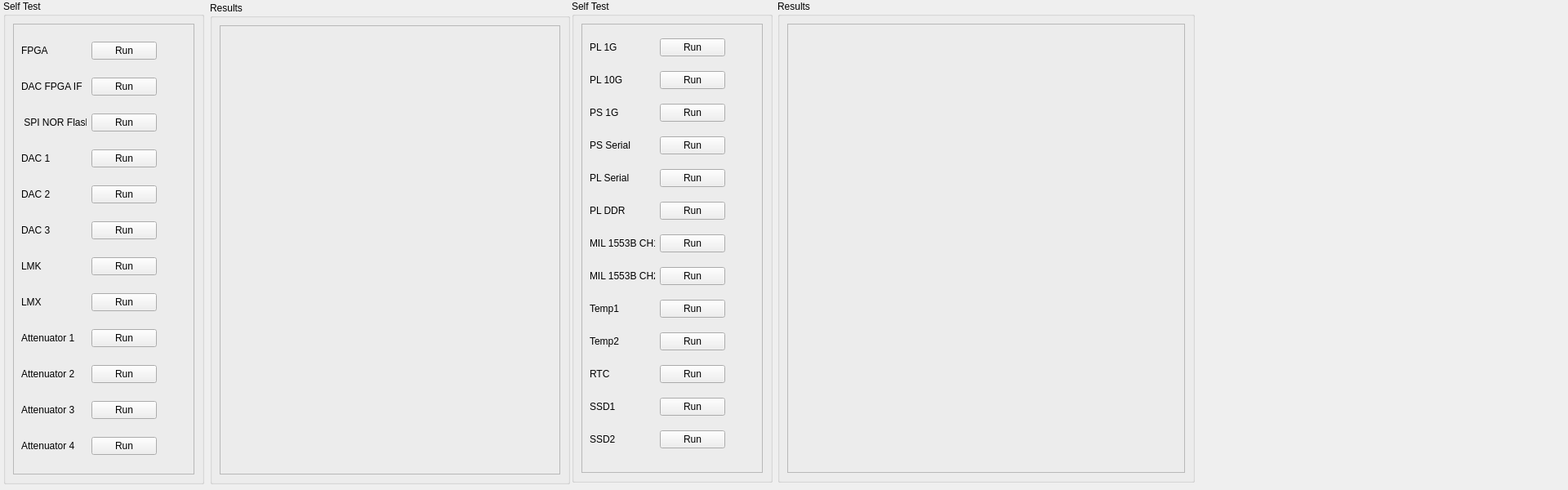
<?xml version="1.0" encoding="UTF-8"?>
<ui version="4.0">
 <class>SelfTest</class>
 <widget class="QWidget" name="SelfTest">
  <property name="geometry">
   <rect>
    <x>0</x>
    <y>0</y>
    <width>1920</width>
    <height>600</height>
   </rect>
  </property>
  <property name="windowTitle">
   <string>Form</string>
  </property>
  <widget class="QGroupBox" name="groupBox">
   <property name="geometry">
    <rect>
     <x>4</x>
     <y>0</y>
     <width>246</width>
     <height>593</height>
    </rect>
   </property>
   <property name="title">
    <string>Self Test</string>
   </property>
   <layout class="QHBoxLayout" name="horizontalLayout">
    <item>
     <widget class="QFrame" name="frame">
      <property name="frameShape">
       <enum>QFrame::Shape::StyledPanel</enum>
      </property>
      <property name="frameShadow">
       <enum>QFrame::Shadow::Raised</enum>
      </property>
      <layout class="QVBoxLayout" name="verticalLayout">
       <item>
        <layout class="QHBoxLayout" name="horizontalLayout_2">
         <item>
          <widget class="QLabel" name="label">
           <property name="text">
            <string>FPGA</string>
           </property>
          </widget>
         </item>
         <item>
          <widget class="QPushButton" name="pushButton">
           <property name="text">
            <string>Run</string>
           </property>
          </widget>
         </item>
         <item>
          <widget class="QLabel" name="label_2">
           <property name="sizePolicy">
            <sizepolicy hsizetype="Fixed" vsizetype="Fixed">
             <horstretch>0</horstretch>
             <verstretch>0</verstretch>
            </sizepolicy>
           </property>
           <property name="minimumSize">
            <size>
             <width>30</width>
             <height>30</height>
            </size>
           </property>
           <property name="maximumSize">
            <size>
             <width>30</width>
             <height>30</height>
            </size>
           </property>
           <property name="text">
            <string/>
           </property>
           <property name="pixmap">
            <pixmap resource="TargetEchoGen.qrc">:/images/led-circle-grey.png</pixmap>
           </property>
           <property name="scaledContents">
            <bool>true</bool>
           </property>
          </widget>
         </item>
        </layout>
       </item>
       <item>
        <layout class="QHBoxLayout" name="horizontalLayout_3">
         <item>
          <widget class="QLabel" name="label_17">
           <property name="text">
            <string>DAC FPGA IF</string>
           </property>
          </widget>
         </item>
         <item>
          <widget class="QPushButton" name="pushButton_9">
           <property name="text">
            <string>Run</string>
           </property>
          </widget>
         </item>
         <item>
          <widget class="QLabel" name="label_18">
           <property name="sizePolicy">
            <sizepolicy hsizetype="Fixed" vsizetype="Fixed">
             <horstretch>0</horstretch>
             <verstretch>0</verstretch>
            </sizepolicy>
           </property>
           <property name="minimumSize">
            <size>
             <width>30</width>
             <height>30</height>
            </size>
           </property>
           <property name="maximumSize">
            <size>
             <width>30</width>
             <height>30</height>
            </size>
           </property>
           <property name="text">
            <string/>
           </property>
           <property name="pixmap">
            <pixmap resource="TargetEchoGen.qrc">:/images/led-circle-grey.png</pixmap>
           </property>
           <property name="scaledContents">
            <bool>true</bool>
           </property>
          </widget>
         </item>
        </layout>
       </item>
       <item>
        <layout class="QHBoxLayout" name="horizontalLayout_4">
         <item>
          <widget class="QLabel" name="label_19">
           <property name="text">
            <string> SPI NOR Flash</string>
           </property>
          </widget>
         </item>
         <item>
          <widget class="QPushButton" name="pushButton_10">
           <property name="text">
            <string>Run</string>
           </property>
          </widget>
         </item>
         <item>
          <widget class="QLabel" name="label_65">
           <property name="sizePolicy">
            <sizepolicy hsizetype="Fixed" vsizetype="Fixed">
             <horstretch>0</horstretch>
             <verstretch>0</verstretch>
            </sizepolicy>
           </property>
           <property name="minimumSize">
            <size>
             <width>30</width>
             <height>30</height>
            </size>
           </property>
           <property name="maximumSize">
            <size>
             <width>30</width>
             <height>30</height>
            </size>
           </property>
           <property name="text">
            <string/>
           </property>
           <property name="pixmap">
            <pixmap resource="TargetEchoGen.qrc">:/images/led-circle-grey.png</pixmap>
           </property>
           <property name="scaledContents">
            <bool>true</bool>
           </property>
          </widget>
         </item>
        </layout>
       </item>
       <item>
        <layout class="QHBoxLayout" name="horizontalLayout_5">
         <item>
          <widget class="QLabel" name="label_21">
           <property name="text">
            <string>DAC 1</string>
           </property>
          </widget>
         </item>
         <item>
          <widget class="QPushButton" name="pushButton_11">
           <property name="text">
            <string>Run</string>
           </property>
          </widget>
         </item>
         <item>
          <widget class="QLabel" name="label_66">
           <property name="sizePolicy">
            <sizepolicy hsizetype="Fixed" vsizetype="Fixed">
             <horstretch>0</horstretch>
             <verstretch>0</verstretch>
            </sizepolicy>
           </property>
           <property name="minimumSize">
            <size>
             <width>30</width>
             <height>30</height>
            </size>
           </property>
           <property name="maximumSize">
            <size>
             <width>30</width>
             <height>30</height>
            </size>
           </property>
           <property name="text">
            <string/>
           </property>
           <property name="pixmap">
            <pixmap resource="TargetEchoGen.qrc">:/images/led-circle-grey.png</pixmap>
           </property>
           <property name="scaledContents">
            <bool>true</bool>
           </property>
          </widget>
         </item>
        </layout>
       </item>
       <item>
        <layout class="QHBoxLayout" name="horizontalLayout_6">
         <item>
          <widget class="QLabel" name="label_23">
           <property name="text">
            <string>DAC 2</string>
           </property>
          </widget>
         </item>
         <item>
          <widget class="QPushButton" name="pushButton_12">
           <property name="text">
            <string>Run</string>
           </property>
          </widget>
         </item>
         <item>
          <widget class="QLabel" name="label_67">
           <property name="sizePolicy">
            <sizepolicy hsizetype="Fixed" vsizetype="Fixed">
             <horstretch>0</horstretch>
             <verstretch>0</verstretch>
            </sizepolicy>
           </property>
           <property name="minimumSize">
            <size>
             <width>30</width>
             <height>30</height>
            </size>
           </property>
           <property name="maximumSize">
            <size>
             <width>30</width>
             <height>30</height>
            </size>
           </property>
           <property name="text">
            <string/>
           </property>
           <property name="pixmap">
            <pixmap resource="TargetEchoGen.qrc">:/images/led-circle-grey.png</pixmap>
           </property>
           <property name="scaledContents">
            <bool>true</bool>
           </property>
          </widget>
         </item>
        </layout>
       </item>
       <item>
        <layout class="QHBoxLayout" name="horizontalLayout_7">
         <item>
          <widget class="QLabel" name="label_25">
           <property name="text">
            <string>DAC 3</string>
           </property>
          </widget>
         </item>
         <item>
          <widget class="QPushButton" name="pushButton_13">
           <property name="text">
            <string>Run</string>
           </property>
          </widget>
         </item>
         <item>
          <widget class="QLabel" name="label_68">
           <property name="sizePolicy">
            <sizepolicy hsizetype="Fixed" vsizetype="Fixed">
             <horstretch>0</horstretch>
             <verstretch>0</verstretch>
            </sizepolicy>
           </property>
           <property name="minimumSize">
            <size>
             <width>30</width>
             <height>30</height>
            </size>
           </property>
           <property name="maximumSize">
            <size>
             <width>30</width>
             <height>30</height>
            </size>
           </property>
           <property name="text">
            <string/>
           </property>
           <property name="pixmap">
            <pixmap resource="TargetEchoGen.qrc">:/images/led-circle-grey.png</pixmap>
           </property>
           <property name="scaledContents">
            <bool>true</bool>
           </property>
          </widget>
         </item>
        </layout>
       </item>
       <item>
        <layout class="QHBoxLayout" name="horizontalLayout_10">
         <item>
          <widget class="QLabel" name="label_31">
           <property name="text">
            <string>LMK </string>
           </property>
          </widget>
         </item>
         <item>
          <widget class="QPushButton" name="pushButton_16">
           <property name="text">
            <string>Run</string>
           </property>
          </widget>
         </item>
         <item>
          <widget class="QLabel" name="label_69">
           <property name="sizePolicy">
            <sizepolicy hsizetype="Fixed" vsizetype="Fixed">
             <horstretch>0</horstretch>
             <verstretch>0</verstretch>
            </sizepolicy>
           </property>
           <property name="minimumSize">
            <size>
             <width>30</width>
             <height>30</height>
            </size>
           </property>
           <property name="maximumSize">
            <size>
             <width>30</width>
             <height>30</height>
            </size>
           </property>
           <property name="text">
            <string/>
           </property>
           <property name="pixmap">
            <pixmap resource="TargetEchoGen.qrc">:/images/led-circle-grey.png</pixmap>
           </property>
           <property name="scaledContents">
            <bool>true</bool>
           </property>
          </widget>
         </item>
        </layout>
       </item>
       <item>
        <layout class="QHBoxLayout" name="horizontalLayout_9">
         <item>
          <widget class="QLabel" name="label_29">
           <property name="text">
            <string>LMX</string>
           </property>
          </widget>
         </item>
         <item>
          <widget class="QPushButton" name="pushButton_15">
           <property name="text">
            <string>Run</string>
           </property>
          </widget>
         </item>
         <item>
          <widget class="QLabel" name="label_70">
           <property name="sizePolicy">
            <sizepolicy hsizetype="Fixed" vsizetype="Fixed">
             <horstretch>0</horstretch>
             <verstretch>0</verstretch>
            </sizepolicy>
           </property>
           <property name="minimumSize">
            <size>
             <width>30</width>
             <height>30</height>
            </size>
           </property>
           <property name="maximumSize">
            <size>
             <width>30</width>
             <height>30</height>
            </size>
           </property>
           <property name="text">
            <string/>
           </property>
           <property name="pixmap">
            <pixmap resource="TargetEchoGen.qrc">:/images/led-circle-grey.png</pixmap>
           </property>
           <property name="scaledContents">
            <bool>true</bool>
           </property>
          </widget>
         </item>
        </layout>
       </item>
       <item>
        <layout class="QHBoxLayout" name="horizontalLayout_8">
         <item>
          <widget class="QLabel" name="label_27">
           <property name="text">
            <string>Attenuator 1</string>
           </property>
          </widget>
         </item>
         <item>
          <widget class="QPushButton" name="pushButton_14">
           <property name="text">
            <string>Run</string>
           </property>
          </widget>
         </item>
         <item>
          <widget class="QLabel" name="label_71">
           <property name="sizePolicy">
            <sizepolicy hsizetype="Fixed" vsizetype="Fixed">
             <horstretch>0</horstretch>
             <verstretch>0</verstretch>
            </sizepolicy>
           </property>
           <property name="minimumSize">
            <size>
             <width>30</width>
             <height>30</height>
            </size>
           </property>
           <property name="maximumSize">
            <size>
             <width>30</width>
             <height>30</height>
            </size>
           </property>
           <property name="text">
            <string/>
           </property>
           <property name="pixmap">
            <pixmap resource="TargetEchoGen.qrc">:/images/led-circle-grey.png</pixmap>
           </property>
           <property name="scaledContents">
            <bool>true</bool>
           </property>
          </widget>
         </item>
        </layout>
       </item>
       <item>
        <layout class="QHBoxLayout" name="horizontalLayout_13">
         <item>
          <widget class="QLabel" name="label_37">
           <property name="text">
            <string>Attenuator 2</string>
           </property>
          </widget>
         </item>
         <item>
          <widget class="QPushButton" name="pushButton_19">
           <property name="text">
            <string>Run</string>
           </property>
          </widget>
         </item>
         <item>
          <widget class="QLabel" name="label_72">
           <property name="sizePolicy">
            <sizepolicy hsizetype="Fixed" vsizetype="Fixed">
             <horstretch>0</horstretch>
             <verstretch>0</verstretch>
            </sizepolicy>
           </property>
           <property name="minimumSize">
            <size>
             <width>30</width>
             <height>30</height>
            </size>
           </property>
           <property name="maximumSize">
            <size>
             <width>30</width>
             <height>30</height>
            </size>
           </property>
           <property name="text">
            <string/>
           </property>
           <property name="pixmap">
            <pixmap resource="TargetEchoGen.qrc">:/images/led-circle-grey.png</pixmap>
           </property>
           <property name="scaledContents">
            <bool>true</bool>
           </property>
          </widget>
         </item>
        </layout>
       </item>
       <item>
        <layout class="QHBoxLayout" name="horizontalLayout_12">
         <item>
          <widget class="QLabel" name="label_35">
           <property name="text">
            <string>Attenuator 3</string>
           </property>
          </widget>
         </item>
         <item>
          <widget class="QPushButton" name="pushButton_18">
           <property name="text">
            <string>Run</string>
           </property>
          </widget>
         </item>
         <item>
          <widget class="QLabel" name="label_73">
           <property name="sizePolicy">
            <sizepolicy hsizetype="Fixed" vsizetype="Fixed">
             <horstretch>0</horstretch>
             <verstretch>0</verstretch>
            </sizepolicy>
           </property>
           <property name="minimumSize">
            <size>
             <width>30</width>
             <height>30</height>
            </size>
           </property>
           <property name="maximumSize">
            <size>
             <width>30</width>
             <height>30</height>
            </size>
           </property>
           <property name="text">
            <string/>
           </property>
           <property name="pixmap">
            <pixmap resource="TargetEchoGen.qrc">:/images/led-circle-grey.png</pixmap>
           </property>
           <property name="scaledContents">
            <bool>true</bool>
           </property>
          </widget>
         </item>
        </layout>
       </item>
       <item>
        <layout class="QHBoxLayout" name="horizontalLayout_11">
         <item>
          <widget class="QLabel" name="label_33">
           <property name="text">
            <string>Attenuator 4</string>
           </property>
          </widget>
         </item>
         <item>
          <widget class="QPushButton" name="pushButton_17">
           <property name="text">
            <string>Run</string>
           </property>
          </widget>
         </item>
         <item>
          <widget class="QLabel" name="label_74">
           <property name="sizePolicy">
            <sizepolicy hsizetype="Fixed" vsizetype="Fixed">
             <horstretch>0</horstretch>
             <verstretch>0</verstretch>
            </sizepolicy>
           </property>
           <property name="minimumSize">
            <size>
             <width>30</width>
             <height>30</height>
            </size>
           </property>
           <property name="maximumSize">
            <size>
             <width>30</width>
             <height>30</height>
            </size>
           </property>
           <property name="text">
            <string/>
           </property>
           <property name="pixmap">
            <pixmap resource="TargetEchoGen.qrc">:/images/led-circle-grey.png</pixmap>
           </property>
           <property name="scaledContents">
            <bool>true</bool>
           </property>
          </widget>
         </item>
        </layout>
       </item>
      </layout>
     </widget>
    </item>
   </layout>
  </widget>
  <widget class="QGroupBox" name="groupBox_2">
   <property name="geometry">
    <rect>
     <x>257</x>
     <y>2</y>
     <width>441</width>
     <height>591</height>
    </rect>
   </property>
   <property name="title">
    <string>Results</string>
   </property>
   <layout class="QVBoxLayout" name="verticalLayout_3">
    <item>
     <widget class="QFrame" name="frame_3">
      <property name="frameShape">
       <enum>QFrame::Shape::StyledPanel</enum>
      </property>
      <property name="frameShadow">
       <enum>QFrame::Shadow::Raised</enum>
      </property>
     </widget>
    </item>
   </layout>
  </widget>
  <widget class="QGroupBox" name="groupBox_3">
   <property name="geometry">
    <rect>
     <x>700</x>
     <y>0</y>
     <width>246</width>
     <height>591</height>
    </rect>
   </property>
   <property name="title">
    <string>Self Test</string>
   </property>
   <layout class="QHBoxLayout" name="horizontalLayout_27">
    <item>
     <widget class="QFrame" name="frame_2">
      <property name="frameShape">
       <enum>QFrame::Shape::StyledPanel</enum>
      </property>
      <property name="frameShadow">
       <enum>QFrame::Shadow::Raised</enum>
      </property>
      <layout class="QVBoxLayout" name="verticalLayout_2">
       <item>
        <layout class="QHBoxLayout" name="horizontalLayout_40">
         <item>
          <widget class="QLabel" name="label_48">
           <property name="text">
            <string>PL 1G</string>
           </property>
          </widget>
         </item>
         <item>
          <widget class="QPushButton" name="pushButton_45">
           <property name="text">
            <string>Run</string>
           </property>
          </widget>
         </item>
         <item>
          <widget class="QLabel" name="label_98">
           <property name="sizePolicy">
            <sizepolicy hsizetype="Fixed" vsizetype="Fixed">
             <horstretch>0</horstretch>
             <verstretch>0</verstretch>
            </sizepolicy>
           </property>
           <property name="minimumSize">
            <size>
             <width>30</width>
             <height>30</height>
            </size>
           </property>
           <property name="maximumSize">
            <size>
             <width>30</width>
             <height>30</height>
            </size>
           </property>
           <property name="text">
            <string/>
           </property>
           <property name="pixmap">
            <pixmap resource="TargetEchoGen.qrc">:/images/led-circle-grey.png</pixmap>
           </property>
           <property name="scaledContents">
            <bool>true</bool>
           </property>
          </widget>
         </item>
        </layout>
       </item>
       <item>
        <layout class="QHBoxLayout" name="horizontalLayout_41">
         <item>
          <widget class="QLabel" name="label_50">
           <property name="text">
            <string>PL 10G</string>
           </property>
          </widget>
         </item>
         <item>
          <widget class="QPushButton" name="pushButton_46">
           <property name="text">
            <string>Run</string>
           </property>
          </widget>
         </item>
         <item>
          <widget class="QLabel" name="label_99">
           <property name="sizePolicy">
            <sizepolicy hsizetype="Fixed" vsizetype="Fixed">
             <horstretch>0</horstretch>
             <verstretch>0</verstretch>
            </sizepolicy>
           </property>
           <property name="minimumSize">
            <size>
             <width>30</width>
             <height>30</height>
            </size>
           </property>
           <property name="maximumSize">
            <size>
             <width>30</width>
             <height>30</height>
            </size>
           </property>
           <property name="text">
            <string/>
           </property>
           <property name="pixmap">
            <pixmap resource="TargetEchoGen.qrc">:/images/led-circle-grey.png</pixmap>
           </property>
           <property name="scaledContents">
            <bool>true</bool>
           </property>
          </widget>
         </item>
        </layout>
       </item>
       <item>
        <layout class="QHBoxLayout" name="horizontalLayout_42">
         <item>
          <widget class="QLabel" name="label_52">
           <property name="text">
            <string>PS 1G</string>
           </property>
          </widget>
         </item>
         <item>
          <widget class="QPushButton" name="pushButton_47">
           <property name="text">
            <string>Run</string>
           </property>
          </widget>
         </item>
         <item>
          <widget class="QLabel" name="label_100">
           <property name="sizePolicy">
            <sizepolicy hsizetype="Fixed" vsizetype="Fixed">
             <horstretch>0</horstretch>
             <verstretch>0</verstretch>
            </sizepolicy>
           </property>
           <property name="minimumSize">
            <size>
             <width>30</width>
             <height>30</height>
            </size>
           </property>
           <property name="maximumSize">
            <size>
             <width>30</width>
             <height>30</height>
            </size>
           </property>
           <property name="text">
            <string/>
           </property>
           <property name="pixmap">
            <pixmap resource="TargetEchoGen.qrc">:/images/led-circle-grey.png</pixmap>
           </property>
           <property name="scaledContents">
            <bool>true</bool>
           </property>
          </widget>
         </item>
        </layout>
       </item>
       <item>
        <layout class="QHBoxLayout" name="horizontalLayout_43">
         <item>
          <widget class="QLabel" name="label_54">
           <property name="text">
            <string>PS Serial</string>
           </property>
          </widget>
         </item>
         <item>
          <widget class="QPushButton" name="pushButton_48">
           <property name="text">
            <string>Run</string>
           </property>
          </widget>
         </item>
         <item>
          <widget class="QLabel" name="label_101">
           <property name="sizePolicy">
            <sizepolicy hsizetype="Fixed" vsizetype="Fixed">
             <horstretch>0</horstretch>
             <verstretch>0</verstretch>
            </sizepolicy>
           </property>
           <property name="minimumSize">
            <size>
             <width>30</width>
             <height>30</height>
            </size>
           </property>
           <property name="maximumSize">
            <size>
             <width>30</width>
             <height>30</height>
            </size>
           </property>
           <property name="text">
            <string/>
           </property>
           <property name="pixmap">
            <pixmap resource="TargetEchoGen.qrc">:/images/led-circle-grey.png</pixmap>
           </property>
           <property name="scaledContents">
            <bool>true</bool>
           </property>
          </widget>
         </item>
        </layout>
       </item>
       <item>
        <layout class="QHBoxLayout" name="horizontalLayout_44">
         <item>
          <widget class="QLabel" name="label_56">
           <property name="text">
            <string>PL Serial</string>
           </property>
          </widget>
         </item>
         <item>
          <widget class="QPushButton" name="pushButton_49">
           <property name="text">
            <string>Run</string>
           </property>
          </widget>
         </item>
         <item>
          <widget class="QLabel" name="label_102">
           <property name="sizePolicy">
            <sizepolicy hsizetype="Fixed" vsizetype="Fixed">
             <horstretch>0</horstretch>
             <verstretch>0</verstretch>
            </sizepolicy>
           </property>
           <property name="minimumSize">
            <size>
             <width>30</width>
             <height>30</height>
            </size>
           </property>
           <property name="maximumSize">
            <size>
             <width>30</width>
             <height>30</height>
            </size>
           </property>
           <property name="text">
            <string/>
           </property>
           <property name="pixmap">
            <pixmap resource="TargetEchoGen.qrc">:/images/led-circle-grey.png</pixmap>
           </property>
           <property name="scaledContents">
            <bool>true</bool>
           </property>
          </widget>
         </item>
        </layout>
       </item>
       <item>
        <layout class="QHBoxLayout" name="horizontalLayout_45">
         <item>
          <widget class="QLabel" name="label_58">
           <property name="text">
            <string>PL DDR</string>
           </property>
          </widget>
         </item>
         <item>
          <widget class="QPushButton" name="pushButton_50">
           <property name="text">
            <string>Run</string>
           </property>
          </widget>
         </item>
         <item>
          <widget class="QLabel" name="label_103">
           <property name="sizePolicy">
            <sizepolicy hsizetype="Fixed" vsizetype="Fixed">
             <horstretch>0</horstretch>
             <verstretch>0</verstretch>
            </sizepolicy>
           </property>
           <property name="minimumSize">
            <size>
             <width>30</width>
             <height>30</height>
            </size>
           </property>
           <property name="maximumSize">
            <size>
             <width>20</width>
             <height>20</height>
            </size>
           </property>
           <property name="text">
            <string/>
           </property>
           <property name="pixmap">
            <pixmap resource="TargetEchoGen.qrc">:/images/led-circle-grey.png</pixmap>
           </property>
           <property name="scaledContents">
            <bool>true</bool>
           </property>
          </widget>
         </item>
        </layout>
       </item>
       <item>
        <layout class="QHBoxLayout" name="horizontalLayout_46">
         <item>
          <widget class="QLabel" name="label_60">
           <property name="text">
            <string>MIL 1553B CH1</string>
           </property>
          </widget>
         </item>
         <item>
          <widget class="QPushButton" name="pushButton_51">
           <property name="text">
            <string>Run</string>
           </property>
          </widget>
         </item>
         <item>
          <widget class="QLabel" name="label_104">
           <property name="sizePolicy">
            <sizepolicy hsizetype="Fixed" vsizetype="Fixed">
             <horstretch>0</horstretch>
             <verstretch>0</verstretch>
            </sizepolicy>
           </property>
           <property name="minimumSize">
            <size>
             <width>30</width>
             <height>30</height>
            </size>
           </property>
           <property name="maximumSize">
            <size>
             <width>30</width>
             <height>30</height>
            </size>
           </property>
           <property name="text">
            <string/>
           </property>
           <property name="pixmap">
            <pixmap resource="TargetEchoGen.qrc">:/images/led-circle-grey.png</pixmap>
           </property>
           <property name="scaledContents">
            <bool>true</bool>
           </property>
          </widget>
         </item>
        </layout>
       </item>
       <item>
        <layout class="QHBoxLayout" name="horizontalLayout_47">
         <item>
          <widget class="QLabel" name="label_62">
           <property name="text">
            <string>MIL 1553B CH2</string>
           </property>
          </widget>
         </item>
         <item>
          <widget class="QPushButton" name="pushButton_52">
           <property name="text">
            <string>Run</string>
           </property>
          </widget>
         </item>
         <item>
          <widget class="QLabel" name="label_105">
           <property name="sizePolicy">
            <sizepolicy hsizetype="Fixed" vsizetype="Fixed">
             <horstretch>0</horstretch>
             <verstretch>0</verstretch>
            </sizepolicy>
           </property>
           <property name="minimumSize">
            <size>
             <width>30</width>
             <height>30</height>
            </size>
           </property>
           <property name="maximumSize">
            <size>
             <width>30</width>
             <height>30</height>
            </size>
           </property>
           <property name="text">
            <string/>
           </property>
           <property name="pixmap">
            <pixmap resource="TargetEchoGen.qrc">:/images/led-circle-grey.png</pixmap>
           </property>
           <property name="scaledContents">
            <bool>true</bool>
           </property>
          </widget>
         </item>
        </layout>
       </item>
       <item>
        <layout class="QHBoxLayout" name="horizontalLayout_48">
         <item>
          <widget class="QLabel" name="label_64">
           <property name="text">
            <string>Temp1</string>
           </property>
          </widget>
         </item>
         <item>
          <widget class="QPushButton" name="pushButton_53">
           <property name="text">
            <string>Run</string>
           </property>
          </widget>
         </item>
         <item>
          <widget class="QLabel" name="label_106">
           <property name="sizePolicy">
            <sizepolicy hsizetype="Fixed" vsizetype="Fixed">
             <horstretch>0</horstretch>
             <verstretch>0</verstretch>
            </sizepolicy>
           </property>
           <property name="maximumSize">
            <size>
             <width>30</width>
             <height>30</height>
            </size>
           </property>
           <property name="text">
            <string/>
           </property>
           <property name="pixmap">
            <pixmap resource="TargetEchoGen.qrc">:/images/led-circle-grey.png</pixmap>
           </property>
           <property name="scaledContents">
            <bool>true</bool>
           </property>
          </widget>
         </item>
        </layout>
       </item>
       <item>
        <layout class="QHBoxLayout" name="horizontalLayout_49">
         <item>
          <widget class="QLabel" name="label_107">
           <property name="text">
            <string>Temp2</string>
           </property>
          </widget>
         </item>
         <item>
          <widget class="QPushButton" name="pushButton_54">
           <property name="text">
            <string>Run</string>
           </property>
          </widget>
         </item>
         <item>
          <widget class="QLabel" name="label_108">
           <property name="sizePolicy">
            <sizepolicy hsizetype="Fixed" vsizetype="Fixed">
             <horstretch>0</horstretch>
             <verstretch>0</verstretch>
            </sizepolicy>
           </property>
           <property name="minimumSize">
            <size>
             <width>30</width>
             <height>30</height>
            </size>
           </property>
           <property name="maximumSize">
            <size>
             <width>30</width>
             <height>30</height>
            </size>
           </property>
           <property name="text">
            <string/>
           </property>
           <property name="pixmap">
            <pixmap resource="TargetEchoGen.qrc">:/images/led-circle-grey.png</pixmap>
           </property>
           <property name="scaledContents">
            <bool>true</bool>
           </property>
          </widget>
         </item>
        </layout>
       </item>
       <item>
        <layout class="QHBoxLayout" name="horizontalLayout_50">
         <item>
          <widget class="QLabel" name="label_109">
           <property name="text">
            <string>RTC</string>
           </property>
          </widget>
         </item>
         <item>
          <widget class="QPushButton" name="pushButton_55">
           <property name="text">
            <string>Run</string>
           </property>
          </widget>
         </item>
         <item>
          <widget class="QLabel" name="label_110">
           <property name="sizePolicy">
            <sizepolicy hsizetype="Fixed" vsizetype="Fixed">
             <horstretch>0</horstretch>
             <verstretch>0</verstretch>
            </sizepolicy>
           </property>
           <property name="minimumSize">
            <size>
             <width>30</width>
             <height>30</height>
            </size>
           </property>
           <property name="maximumSize">
            <size>
             <width>30</width>
             <height>30</height>
            </size>
           </property>
           <property name="text">
            <string/>
           </property>
           <property name="pixmap">
            <pixmap resource="TargetEchoGen.qrc">:/images/led-circle-grey.png</pixmap>
           </property>
           <property name="scaledContents">
            <bool>true</bool>
           </property>
          </widget>
         </item>
        </layout>
       </item>
       <item>
        <layout class="QHBoxLayout" name="horizontalLayout_51">
         <item>
          <widget class="QLabel" name="label_111">
           <property name="text">
            <string>SSD1</string>
           </property>
          </widget>
         </item>
         <item>
          <widget class="QPushButton" name="pushButton_56">
           <property name="text">
            <string>Run</string>
           </property>
          </widget>
         </item>
         <item>
          <widget class="QLabel" name="label_112">
           <property name="sizePolicy">
            <sizepolicy hsizetype="Fixed" vsizetype="Fixed">
             <horstretch>0</horstretch>
             <verstretch>0</verstretch>
            </sizepolicy>
           </property>
           <property name="minimumSize">
            <size>
             <width>30</width>
             <height>30</height>
            </size>
           </property>
           <property name="maximumSize">
            <size>
             <width>30</width>
             <height>30</height>
            </size>
           </property>
           <property name="text">
            <string/>
           </property>
           <property name="pixmap">
            <pixmap resource="TargetEchoGen.qrc">:/images/led-circle-grey.png</pixmap>
           </property>
           <property name="scaledContents">
            <bool>true</bool>
           </property>
          </widget>
         </item>
        </layout>
       </item>
       <item>
        <layout class="QHBoxLayout" name="horizontalLayout_52">
         <item>
          <widget class="QLabel" name="label_113">
           <property name="text">
            <string>SSD2</string>
           </property>
          </widget>
         </item>
         <item>
          <widget class="QPushButton" name="pushButton_57">
           <property name="text">
            <string>Run</string>
           </property>
          </widget>
         </item>
         <item>
          <widget class="QLabel" name="label_114">
           <property name="sizePolicy">
            <sizepolicy hsizetype="Fixed" vsizetype="Fixed">
             <horstretch>0</horstretch>
             <verstretch>0</verstretch>
            </sizepolicy>
           </property>
           <property name="minimumSize">
            <size>
             <width>30</width>
             <height>30</height>
            </size>
           </property>
           <property name="maximumSize">
            <size>
             <width>30</width>
             <height>30</height>
            </size>
           </property>
           <property name="text">
            <string/>
           </property>
           <property name="pixmap">
            <pixmap resource="TargetEchoGen.qrc">:/images/led-circle-grey.png</pixmap>
           </property>
           <property name="scaledContents">
            <bool>true</bool>
           </property>
          </widget>
         </item>
        </layout>
       </item>
      </layout>
     </widget>
    </item>
   </layout>
  </widget>
  <widget class="QGroupBox" name="groupBox_4">
   <property name="geometry">
    <rect>
     <x>952</x>
     <y>0</y>
     <width>511</width>
     <height>591</height>
    </rect>
   </property>
   <property name="title">
    <string>Results</string>
   </property>
   <layout class="QHBoxLayout" name="horizontalLayout_14">
    <item>
     <widget class="QFrame" name="frame_4">
      <property name="frameShape">
       <enum>QFrame::Shape::StyledPanel</enum>
      </property>
      <property name="frameShadow">
       <enum>QFrame::Shadow::Raised</enum>
      </property>
     </widget>
    </item>
   </layout>
  </widget>
 </widget>
 <resources>
  <include location="TargetEchoGen.qrc"/>
 </resources>
 <connections/>
</ui>
